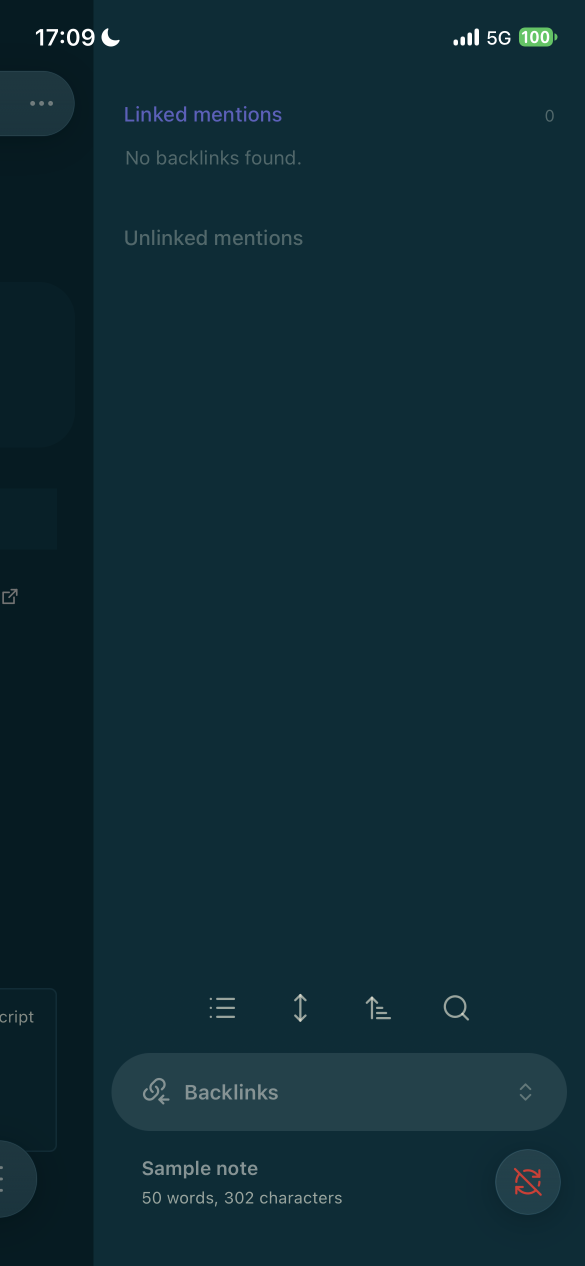
#> input picture research/evidence/phase3-step11/11g-g1/tour/04-solarized-dark-right-drawer.png, 1170 x 2532 px, given in place of inkdrop-sd-palette-crop.png, which was not available (shown at 1/2 size)
$ python g8-compose.py ../../11g-g1/tour ../../11g-g1/tour/12-solarized-dark-editor-keyboard-tap-a-line-of-text-now.png
#> lines starting #> are read from the running program, lines starting #| are printed output that depends on the picture
"""Side-by-side images for G8: per theme and state, Inkdrop 6.3.0 on the left and Obsidian 1.14.5 on the right (each
cropped around the overlay with 24 px of margin, shown at 1x). usage: python3 g8-compose.py <out-dir> <review-dir>"""
import sys
from pathlib import Path
from PIL import Image, ImageDraw
out, rev = Path(sys.argv[1]), Path(sys.argv[2]); rev.mkdir(parents=True, exist_ok=True)
CAP = 26
def cap(img, text):
    c = Image.new("RGB", (img.width, img.height + CAP), (24, 24, 24)); c.paste(img.convert("RGB"), (0, CAP))
    ImageDraw.Draw(c).text((8, 8), text, fill=(235, 235, 235)); return c
NAMES = {"sd": "Solarized Dark", "kd": "Kanagawa Dragon"}
for th in ("sd", "kd"):
    for st, crop in (("palette", True), ("menu", True), ("modal", True), ("notification", True), ("preferences", False)):
        suffix = "-crop" if crop else ""
        a = Image.open(out / f"inkdrop-{th}-{st}{suffix}.png"); b = Image.open(out / f"obsidian-{th}-{st}{suffix}.png")
#> further down, a is the input picture: PIL image 1170x2532 RGB; mean R, G, B 15.2, 43.7, 53.1
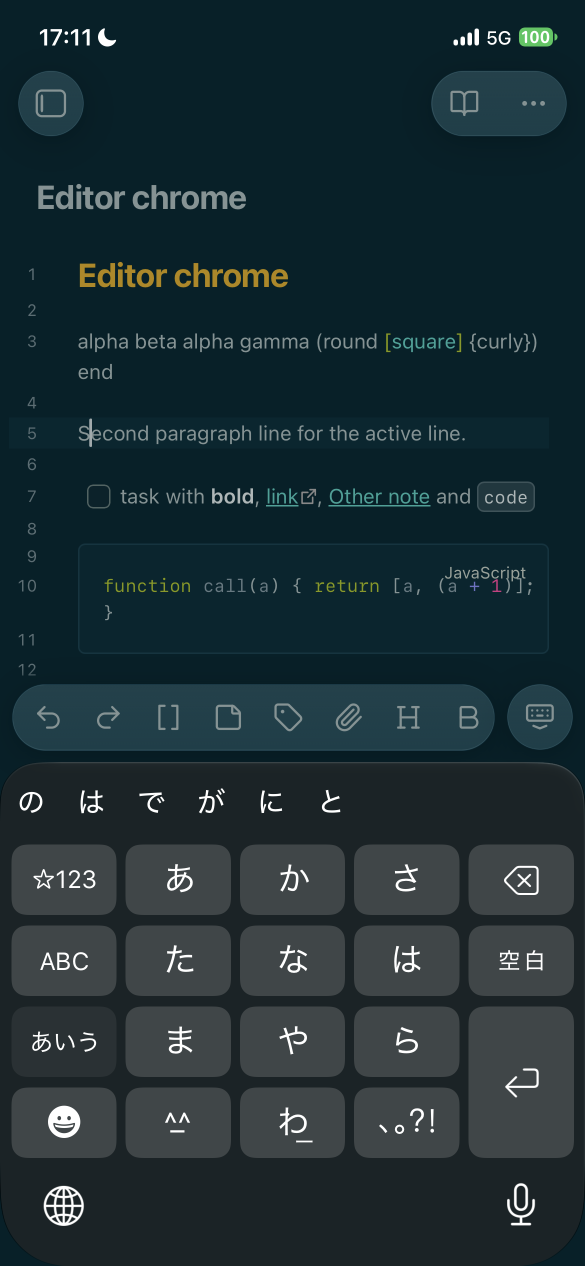
#> input picture research/evidence/phase3-step11/11g-g1/tour/12-solarized-dark-editor-keyboard-tap-a-line-of-text-now.png, 1170 x 2532 px, given in place of obsidian-sd-palette-crop.png, which was not available (shown at 1/2 size)
#> further down, b is the input picture: PIL image 1170x2532 RGB; mean R, G, B 29.1, 46.5, 51.9
        if not crop:
            a = a.resize((a.width * 700 // a.height, 700)) if a.height > 700 else a
        left, right = cap(a, f"Inkdrop 6.3.0 - {NAMES[th]} - {st}"), cap(b, f"Obsidian 1.14.5 - {NAMES[th]} - {st}")
#> in cap, `c = Image.new('RGB', (img.width, img.height + CAP), (24, 24, 24))`: c: PIL image 1170x2558 RGB; every value is 24
#> in cap, `c.paste(img.convert('RGB'), (0, CAP))`:
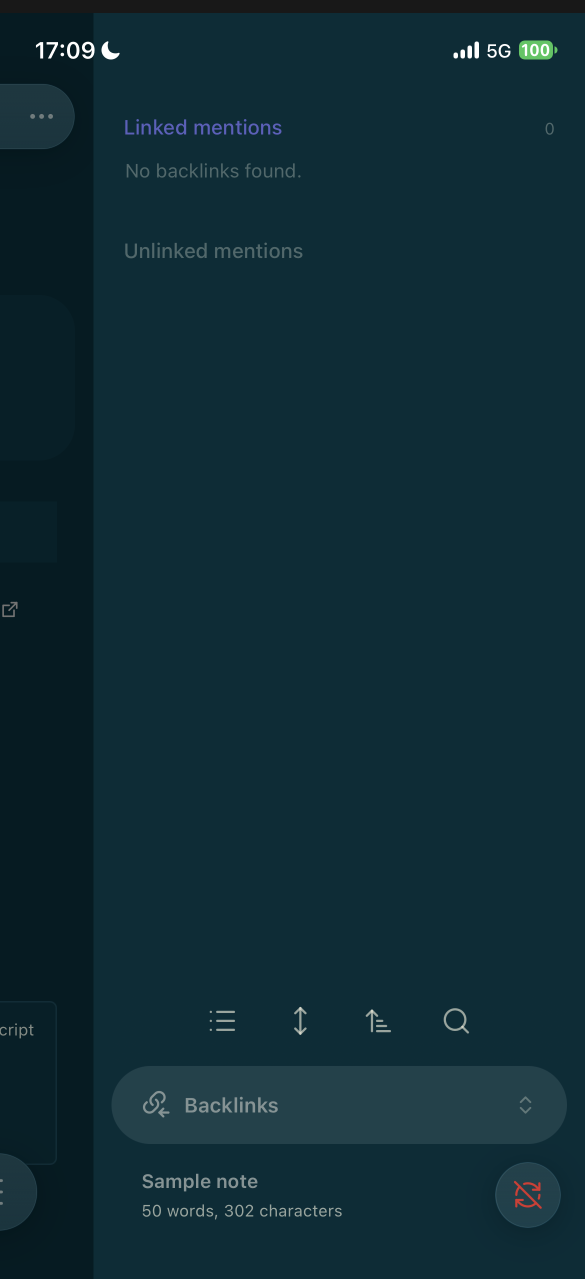
#> c: PIL image 1170x2558 RGB (shown at 1/2 size); mean R, G, B 15.3, 43.5, 52.8
#> in cap (call 2), `c.paste(img.convert('RGB'), (0, CAP))`:
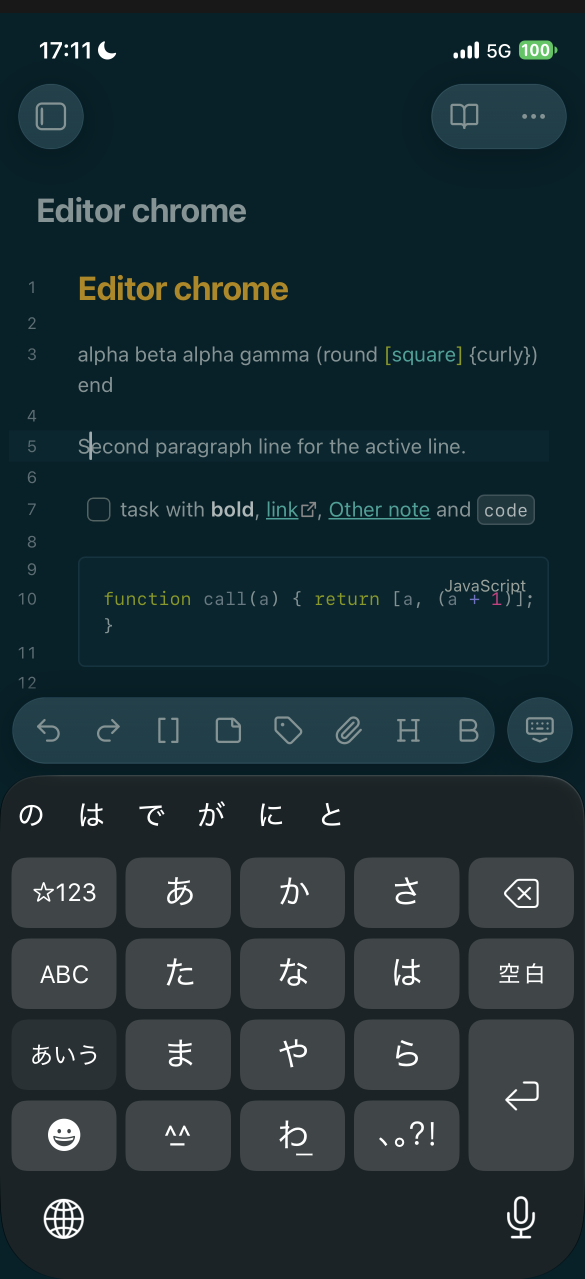
#> c: PIL image 1170x2558 RGB (shown at 1/2 size); mean R, G, B 29, 46.2, 51.6
        h = max(left.height, right.height)
#> h = 2558
        sheet = Image.new("RGB", (left.width + right.width + 8, h), (0, 0, 0)); sheet.paste(left, (0, 0)); sheet.paste(right, (left.width + 8, 0))
#> after `sheet = Image.new('RGB', (left.width + right.width + 8, h), (0, 0, 0))`: sheet: PIL image 2348x2558 RGB; every value is 0
#> after `sheet.paste(left, (0, 0))`:
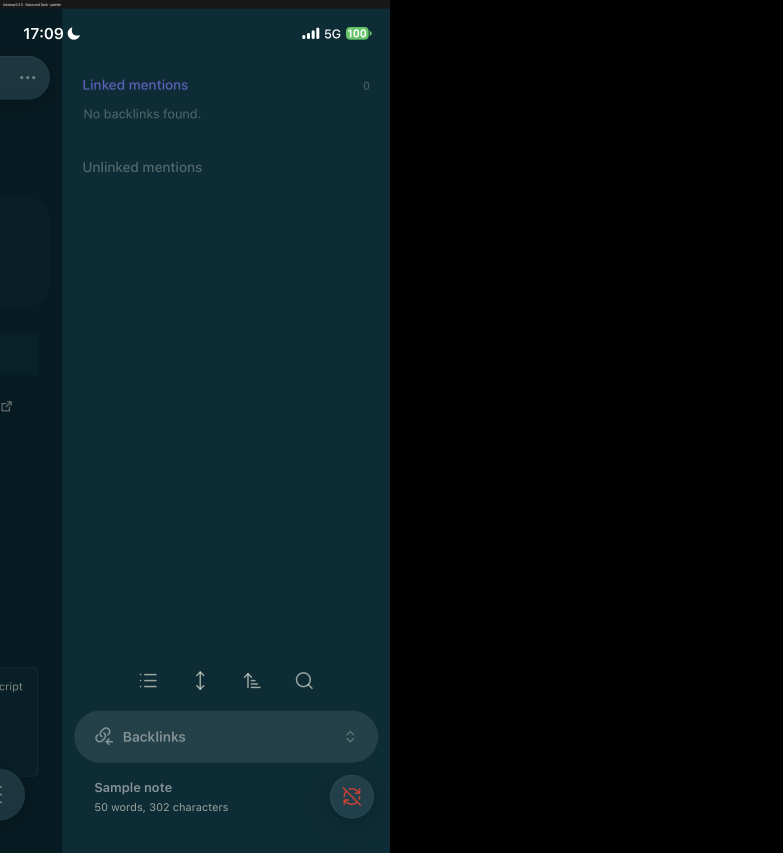
#> sheet: PIL image 2348x2558 RGB (shown at 1/3 size); mean R, G, B 7.6, 21.7, 26.3
#> after `sheet.paste(right, (left.width + 8, 0))`:
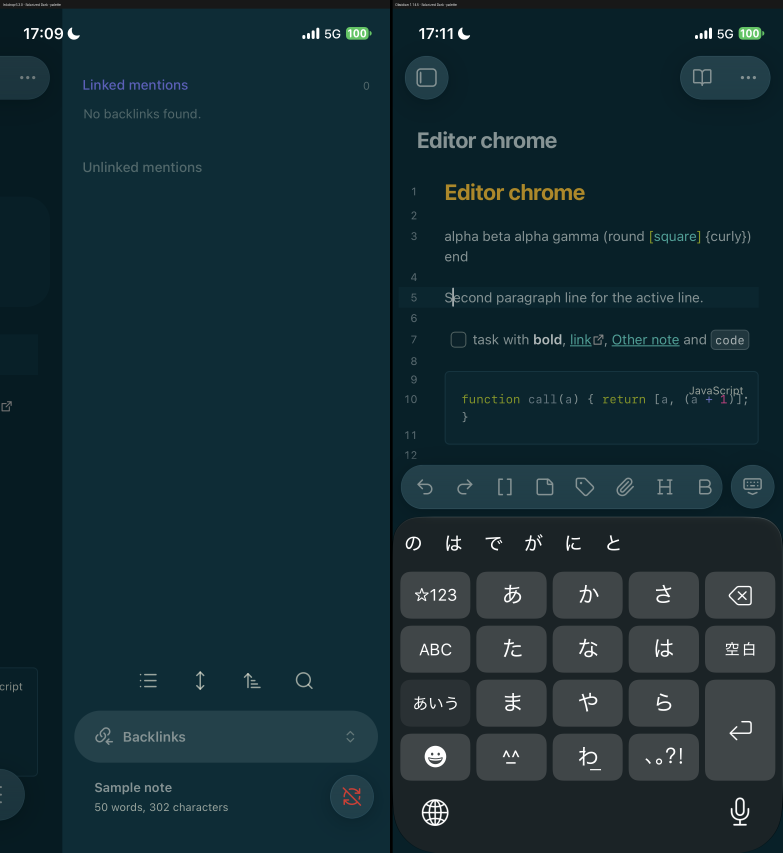
#> sheet: PIL image 2348x2558 RGB (shown at 1/3 size); mean R, G, B 22.1, 44.7, 52.1
#> (the run stopped early here; a loop or call above may not have finished)
